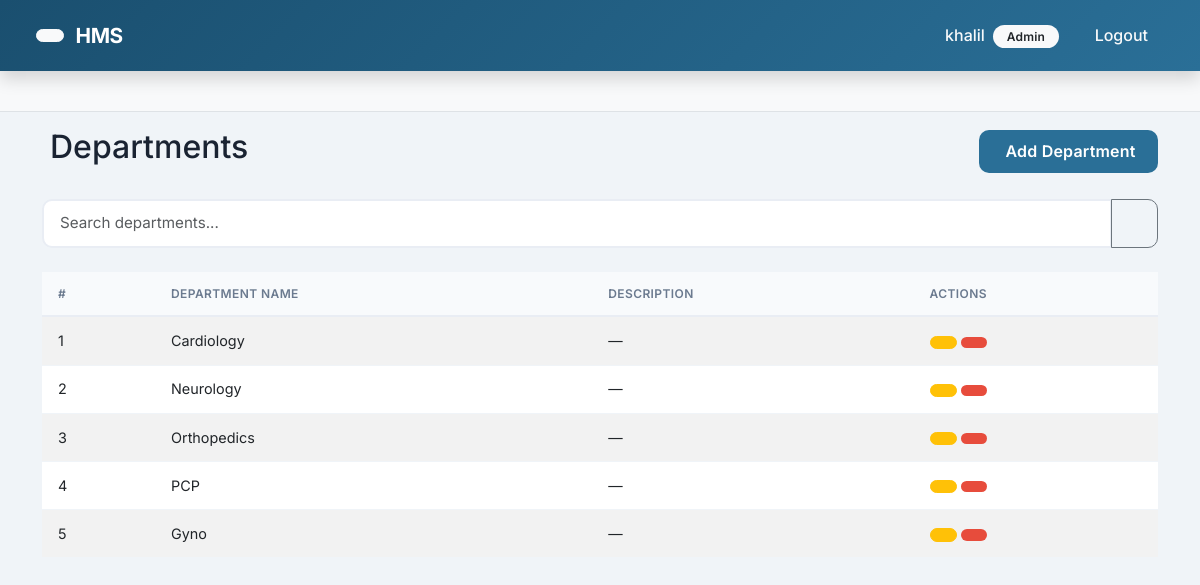
The app's page /departments/ (signed in) with its own data.
### accounts/models.py (models this page shows, shortened)
class Profile(models.Model):
    ROLE_CHOICES = (
        ('ADMIN', 'Admin'),
        ('DOCTOR', 'Doctor'),
        ('RECEPTIONIST', 'Receptionist'),
        ('PATIENT', 'Patient'),
    )
    user = models.OneToOneField(User, on_delete=models.CASCADE, related_name='profile')
    role = models.CharField(max_length=20, choices=ROLE_CHOICES, default='PATIENT')

### departments/models.py (models this page shows, shortened)
class Department(models.Model):
    department_name = models.CharField(max_length=100, unique=True)
    description = models.TextField(blank=True, null=True)
    class Meta:
        verbose_name_plural = "Departments"

### departments/views.py (the view)
# urls.py: path('', views.department_list, name='list'),
@login_required
def department_list(request):
    if not is_admin(request.user):
        messages.error(request, 'You do not have permission to view this page.')
        return redirect('accounts:patient_dashboard')  # fallback
    query = request.GET.get('q', '')
    departments = Department.objects.all()
    if query:
        departments = departments.filter(
            Q(department_name__icontains=query) |
            Q(description__icontains=query)
        )
    paginator = Paginator(departments, 5)  # Show 5 per page
    page_number = request.GET.get('page')
    page_obj = paginator.get_page(page_number)
    context = {
        'page_obj': page_obj,
        'query': query,
    }
    return render(request, 'departments/department_list.html', context)

### departments/views.py (called while the page is built)
def is_admin(user):
    print("User:", user.username)
    print("Has profile:", hasattr(user, 'profile'))
    if hasattr(user, 'profile'):
        print("Role:", user.profile.role)
    return hasattr(user, 'profile') and user.profile.role == 'ADMIN'

### templates/departments/department_list.html (shortened to what this page needs)
{% extends 'base.html' %}
{% block content %}
<div class="d-flex justify-content-between align-items-center mb-4">
    <h2>Departments</h2>
    <a href="{% url 'departments:add' %}" class="btn btn-primary">
         Add Department
    </a>
</div>
<form method="get" class="mb-4">
    <div class="input-group">
        <input type="text" name="q" class="form-control" placeholder="Search departments..." value="{{ query }}">
        <button class="btn btn-outline-secondary" type="submit">
        </button>
    </div>
</form>
<div class="table-responsive">
    <table class="table table-striped table-hover">
        <thead class="table-dark">
            <tr>
                <th>#</th>
                <th>Department Name</th>
                <th>Description</th>
                <th>Actions</th>
            </tr>
        </thead>
        <tbody>
            {% for dept in page_obj %}
            <tr>
                <td>{{ forloop.counter|add:page_obj.start_index|add:"-1" }}</td>
                <td>{{ dept.department_name }}</td>
                <td>{{ dept.description|default:"—" }}</td>
                <td>
                    <a href="{% url 'departments:edit' dept.id %}" class="btn btn-sm btn-warning">
                    </a>
                    <a href="{% url 'departments:delete' dept.id %}" class="btn btn-sm btn-danger">
                    </a>
                </td>
            </tr>
            {% empty %}
            <tr>
                <td colspan="4" class="text-center">No departments found.</td>
            </tr>
            {% endfor %}
        </tbody>
    </table>
</div>
{% endblock %}

### templates/base.html (shortened to what this page needs)
{% load static %}
<!DOCTYPE html>
<html lang="en">
<head>
    <link href="https://cdn.jsdelivr.net/npm/bootstrap@5.3.0/dist/css/bootstrap.min.css" rel="stylesheet">
    <link rel="stylesheet" href="{% static 'css/custom.css' %}">
</head>
<body>
    <nav class="navbar navbar-expand-lg navbar-dark bg-primary sticky-top shadow">
        <div class="container-fluid">
            <button onclick="window.history.back();" class="btn btn-light btn-sm me-2" title="Go Back">
            </button>
            <a class="navbar-brand" href="
                {% if request.user.is_authenticated %}
                    {% if request.user.profile.role == 'ADMIN' %}
                        {% url 'accounts:admin_dashboard' %}
                    {% elif request.user.profile.role == 'DOCTOR' %}
                        {% url 'accounts:doctor_dashboard' %}
                    {% elif request.user.profile.role == 'RECEPTIONIST' %}
                        {% url 'accounts:receptionist_dashboard' %}
                    {% else %}
                        {% url 'accounts:patient_dashboard' %}
                    {% endif %}
                {% else %}
                    {% url 'accounts:login' %}
                {% endif %}
            ">
                 HMS
            </a>
            <div class="collapse navbar-collapse" id="navbarNav">
                <ul class="navbar-nav ms-auto">
                    {% if request.user.is_authenticated %}
                        <li class="nav-item">
                            <span class="nav-link text-light">
                                 {{ request.user.username }}
                                <span class="badge bg-light text-dark ms-1">{{ request.user.profile.role|title }}</span>
                            </span>
                        </li>
                        <li class="nav-item">
                            <a class="nav-link text-light" href="{% url 'accounts:logout' %}">
                                 Logout
                            </a>
                        </li>
                    {% endif %}
                </ul>
            </div>
        </div>
    </nav>
    {% block breadcrumbs %}
    <nav aria-label="breadcrumb" class="bg-light py-2 px-3 border-bottom">
        <div class="container-fluid">
            <ol class="breadcrumb mb-0">
            </ol>
        </div>
    </nav>
    {% endblock %}
    <div class="container mt-3">
        {% block content %}
        {% endblock %}
    </div>
</body>
</html>

### static/css/custom.css (style rules this page uses)
:root { --primary: #2a6f97; --primary-light: #4a8db7; --primary-dark: #1a4f6f; --secondary: #6c757d; --success: #2ecc71; --warning: #f39c12; --danger: #e74c3c; --info: #3498db; --bg-body: #f0f4f8; --bg-card: #ffffff; --text-primary: #1a2332; --text-muted: #6b7a8f; --shadow-sm: 0 2px 8px rgba(42, 111, 151, 0.08); --shadow-md: 0 8px 32px rgba(42, 111, 151, 0.12); --shadow-lg: 0 16px 48px rgba(42, 111, 151, 0.16); --radius: 16px; --transition: all 0.3s cubic-bezier(0.4, 0, 0.2, 1); }
body { font-family: 'Inter', -apple-system, BlinkMacSystemFont, sans-serif; background: var(--bg-body); color: var(--text-primary); min-height: 100vh; }
.navbar { background: linear-gradient(135deg, var(--primary-dark), var(--primary)) !important; padding: 0.75rem 1.5rem; box-shadow: 0 4px 20px rgba(26, 79, 111, 0.25); position: sticky; top: 0; z-index: 1050; }
.navbar-brand { font-weight: 700; font-size: 1.3rem; letter-spacing: -0.5px; color: white !important; padding: 0.5rem 0; }
.navbar .nav-link { font-weight: 500; padding: 0.6rem 1rem !important; border-radius: 8px; transition: var(--transition); }
.btn { font-weight: 600; padding: 0.6rem 1.4rem; border-radius: 10px; transition: var(--transition); letter-spacing: 0.2px; }
.btn-primary { background: var(--primary); border: none; color: white; }
.btn-danger { background: var(--danger); border: none; }
.btn-sm { padding: 0.35rem 0.8rem; border-radius: 8px; font-size: 0.8rem; }
.table { font-size: 0.9rem; margin-bottom: 0; }
.table thead th { background: #f8fafc; font-weight: 600; font-size: 0.75rem; text-transform: uppercase; letter-spacing: 0.4px; color: var(--text-muted); border-bottom: 2px solid #e9edf4; padding: 0.8rem 1rem; }
.table tbody td { padding: 0.8rem 1rem; vertical-align: middle; border-bottom: 1px solid #f0f4f8; }
.badge { font-weight: 600; padding: 0.35rem 0.85rem; border-radius: 30px; font-size: 0.75rem; letter-spacing: 0.2px; }
.form-control, .form-select { border-radius: 10px; border: 2px solid #e9edf4; padding: 0.7rem 1rem; font-size: 0.95rem; transition: var(--transition); background: white; }
.breadcrumb { background: transparent; padding: 0.75rem 0; margin: 0; }

### records on screen
Department: department_name "Cardiology", description "—"
Department: department_name "Neurology", description "—"
Department: department_name "Orthopedics", description "—"
Department: department_name "PCP", description "—"
Department: department_name "Gyno", description "—"

### other values on screen
{{ request.user.username }} "khalil"
{{ request.user.profile.role|title }} "Admin"
